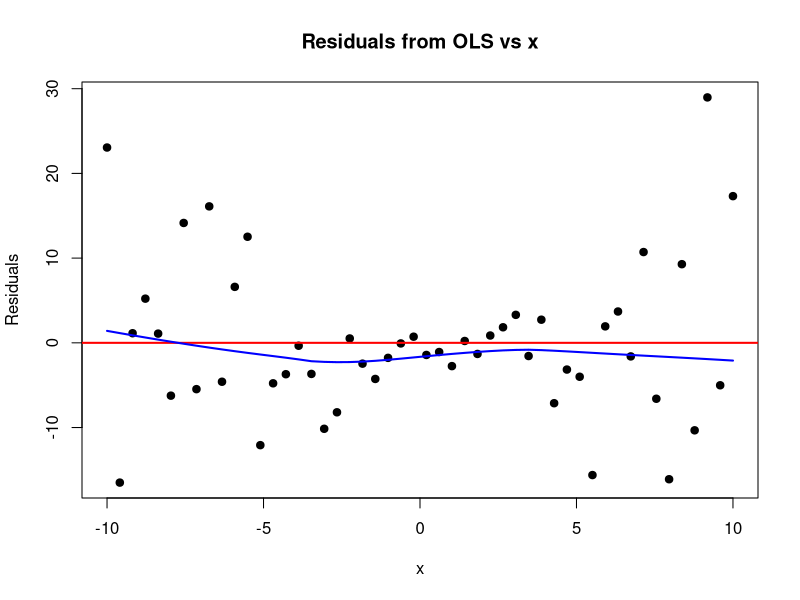

Source code (R):
set.seed(42)

n <- 50
x <- seq(-10, 10, length.out = n)
sigma <- (1 + x^2 / 5)^2
epsilon <- rnorm(n, mean = 0, sd = sqrt(sigma))
y <- 1 - 3 * x + epsilon

ols_model <- lm(y ~ x)

plot(x, residuals(ols_model), 
     main = "Residuals from OLS vs x",
     xlab = "x", ylab = "Residuals", pch = 19)
abline(h = 0, col = "red", lwd = 2)

lines(lowess(x, residuals(ols_model)), col = "blue", lwd = 2)

#Theoretical Justification: The model exhibits heteroscedasticity, 
#as the error variance depends on), accounts for this structure and 
#yields estimators with minimum variance. 
#Therefore, WLS is the appropriate method for this model.